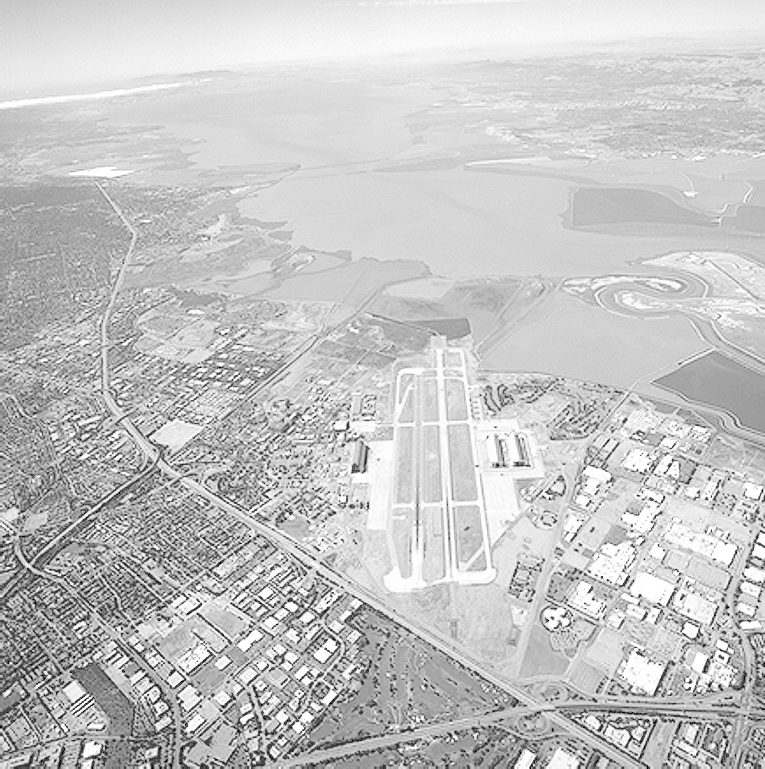
#> input picture images/runway.png, 765 x 769 px
$ python q1.py
#> lines starting #> are read from the running program, lines starting #| are printed output that depends on the picture
import cv2
import numpy as np
import matplotlib.pyplot as plt
import os

# -------------------------
# Paths
# -------------------------
BASE_DIR = os.path.dirname(os.path.dirname(__file__))  # project root

IMG_PATH = os.path.join(BASE_DIR, "images", "runway.png")
OUT_DIR = os.path.join(BASE_DIR, "outputs", "q1")

os.makedirs(OUT_DIR, exist_ok=True)

# Load image (grayscale)
img = cv2.imread(IMG_PATH, cv2.IMREAD_GRAYSCALE)
#> img is the input picture: shape (769, 765); min 0, max 255, mean 197.1
if img is None:
    raise FileNotFoundError("Image not found. Check path!")
img_norm = img / 255.0  # normalize to [0,1]

# -------------------------
# Gamma Correction Function
# -------------------------
def gamma_correction(image, gamma):
#> called with gamma = 0.5
    return np.power(image, gamma)
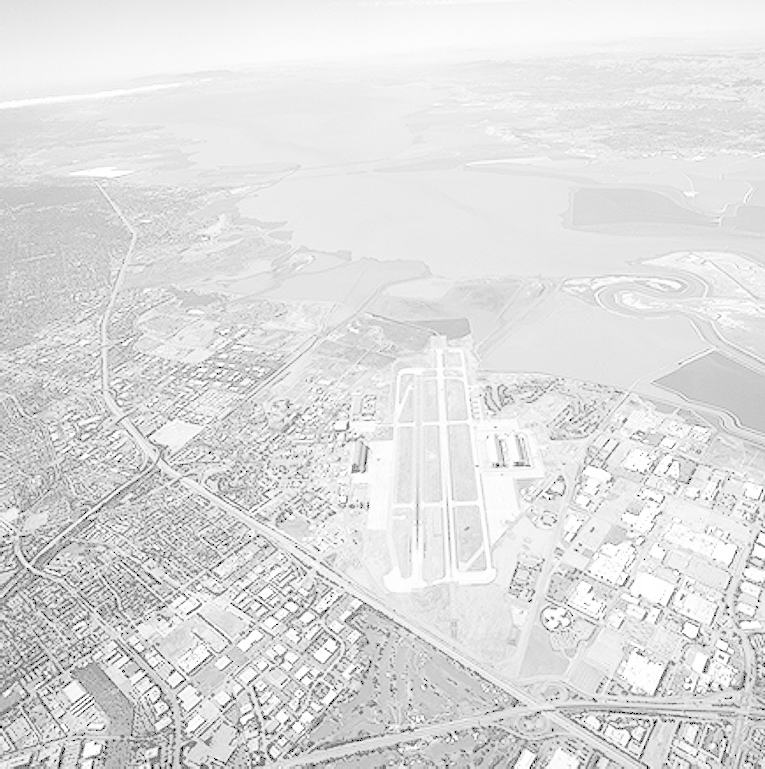
#> returned value: shape (769, 765) float64; min 0, max 1, mean 0.873
#> call 2 of gamma_correction, with gamma = 2
#> in gamma_correction (call 2), `return np.power(image, gamma)`:
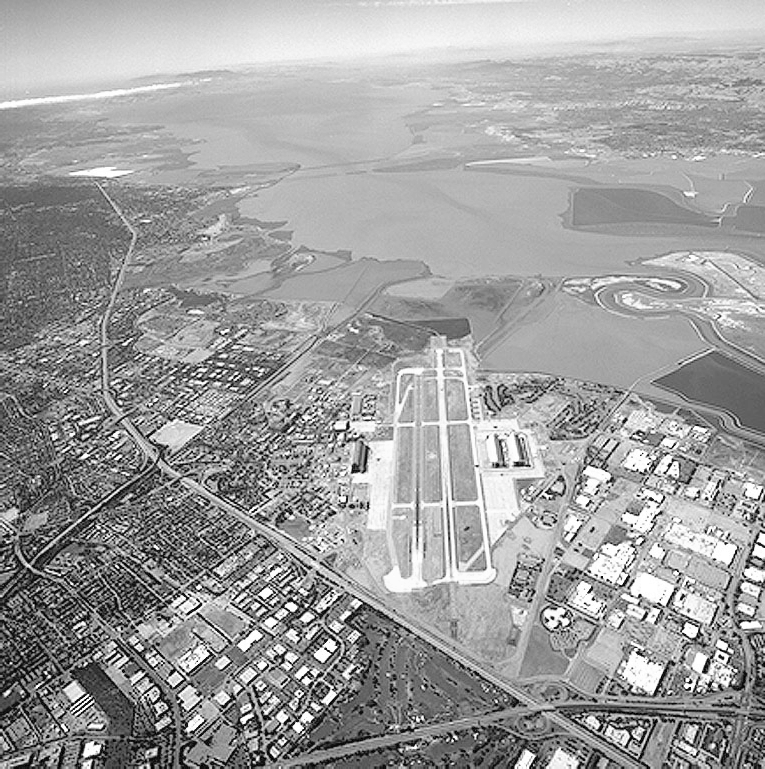
#> returned value: shape (769, 765) float64; min 0, max 1, mean 0.623

# -------------------------
# Contrast Stretching
# -------------------------
def contrast_stretch(image, r1=0.2, r2=0.8):
#> called with r1 = 0.2, r2 = 0.8
    stretched = np.zeros_like(image)

    for i in range(image.shape[0]):
        for j in range(image.shape[1]):
            r = image[i, j]
            if r < r1:
                s = 0
            elif r <= r2:
                s = (r - r1) / (r2 - r1)
            else:
                s = 1
            stretched[i, j] = s
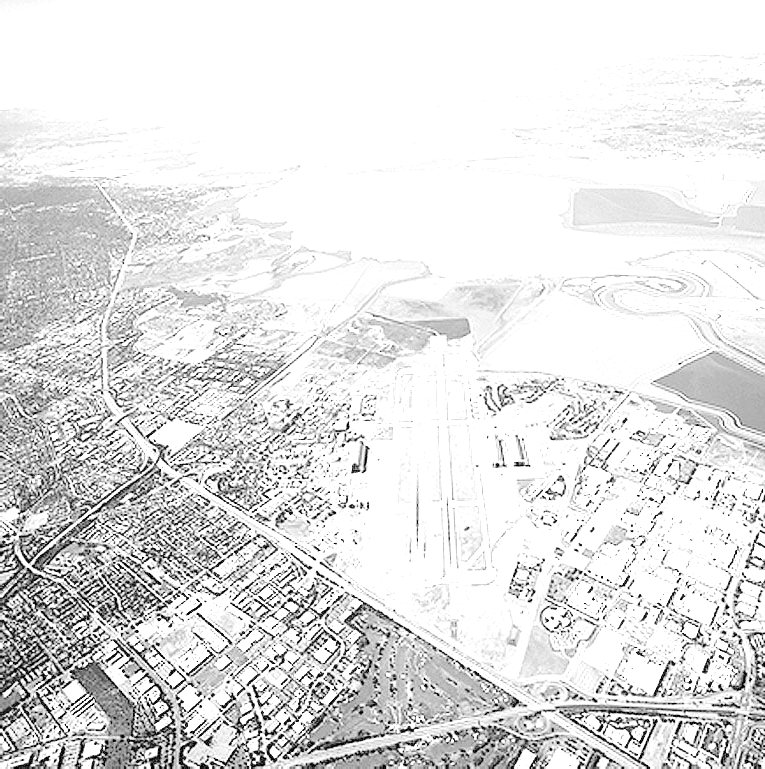
#> stretched: shape (769, 765) float64; min 0, max 1, mean 0.884

    return stretched

# Apply transformations
gamma_05 = gamma_correction(img_norm, 0.5)
gamma_2 = gamma_correction(img_norm, 2)
contrast = contrast_stretch(img_norm)

# Convert back to 0–255
gamma_05_img = (gamma_05 * 255).astype(np.uint8)
gamma_2_img = (gamma_2 * 255).astype(np.uint8)
contrast_img = (contrast * 255).astype(np.uint8)

# Save images
cv2.imwrite(os.path.join(OUT_DIR, "gamma_0.5.png"), gamma_05_img)
cv2.imwrite(os.path.join(OUT_DIR, "gamma_2.png"), gamma_2_img)
cv2.imwrite(os.path.join(OUT_DIR, "contrast_stretch.png"), contrast_img)

# -------------------------
# Plot histograms
# -------------------------
def plot_hist(image, title, filename):
#> called with title = 'Original Histogram', filename = 'hist_original.png'
    plt.figure()
    plt.hist(image.ravel(), bins=256)
    plt.title(title)
    plt.savefig(os.path.join(OUT_DIR, filename))
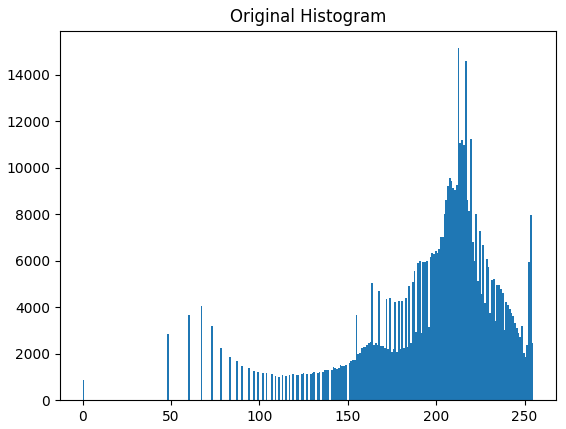
#> figure drawn by matplotlib, 1 panel; tallest bar 15137 high, from x = 212.2 to 213.2
    plt.close()

plot_hist(img, "Original Histogram", "hist_original.png")
plot_hist(gamma_05_img, "Gamma 0.5 Histogram", "hist_gamma_05.png")
#> call 2 of plot_hist, with title = 'Gamma 0.5 Histogram', filename = 'hist_gamma_05.png'
#> in plot_hist (call 2), `plt.savefig(os.path.join(OUT_DIR, filename))`:
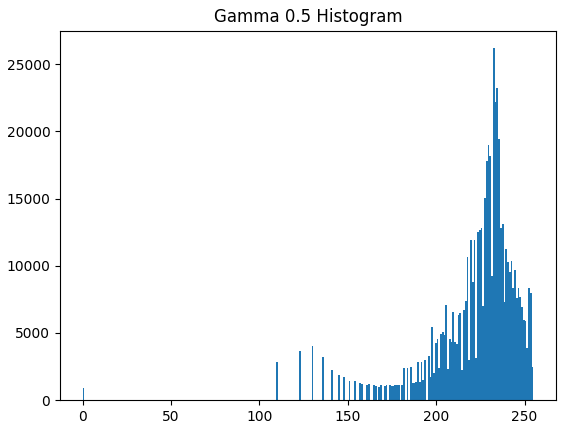
#> figure drawn by matplotlib, 1 panel; tallest bar 26178 high, from x = 232.1 to 233.1
plot_hist(gamma_2_img, "Gamma 2 Histogram", "hist_gamma_2.png")
#> call 3 of plot_hist, with title = 'Gamma 2 Histogram', filename = 'hist_gamma_2.png'
#> in plot_hist (call 3), `plt.savefig(os.path.join(OUT_DIR, filename))`:
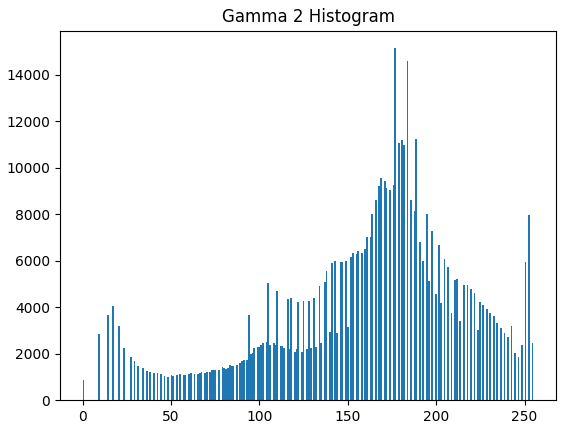
#> figure drawn by matplotlib, 1 panel; tallest bar 15137 high, from x = 176.3 to 177.3
plot_hist(contrast_img, "Contrast Stretch Histogram", "hist_contrast.png")
#> call 4 of plot_hist, with title = 'Contrast Stretch Histogram', filename = 'hist_contrast.png'
#> in plot_hist (call 4), `plt.savefig(os.path.join(OUT_DIR, filename))`:
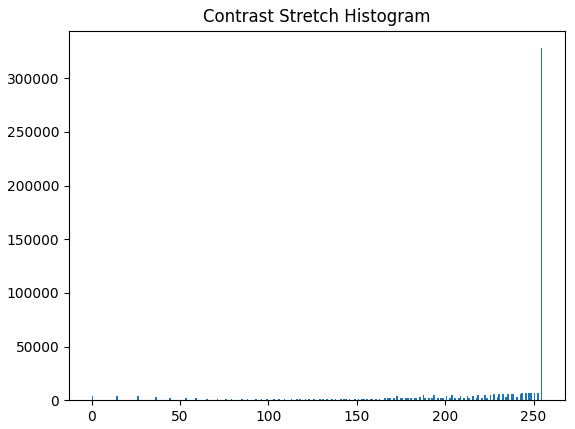
#> figure drawn by matplotlib, 1 panel; tallest bar 327989 high, from x = 254 to 255

print(f"✅ Outputs saved in: {OUT_DIR}")
